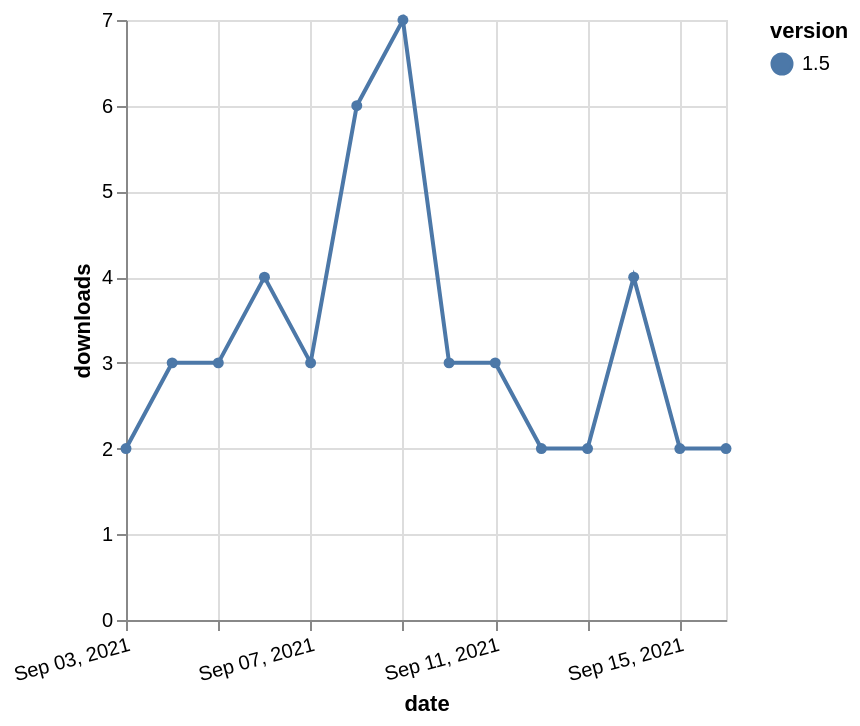

Vega-Lite specification stored for this chart:
### Vega-Lite specification from a JSON file in a GitHub repository (floating-point values rounded to 4 significant figures)
{"$schema": "https://vega.github.io/schema/vega-lite/v5.json", "description": "A simple bar chart with embedded data.", "data": {"values": [{"date": "2021-09-03", "total": 2840, "delta": 2, "version": "1.5"}, {"date": "2021-09-04", "total": 2843, "delta": 3, "version": "1.5"}, {"date": "2021-09-05", "total": 2846, "delta": 3, "version": "1.5"}, {"date": "2021-09-06", "total": 2850, "delta": 4, "version": "1.5"}, {"date": "2021-09-07", "total": 2853, "delta": 3, "version": "1.5"}, {"date": "2021-09-08", "total": 2859, "delta": 6, "version": "1.5"}, {"date": "2021-09-09", "total": 2866, "delta": 7, "version": "1.5"}, {"date": "2021-09-10", "total": 2869, "delta": 3, "version": "1.5"}, {"date": "2021-09-11", "total": 2872, "delta": 3, "version": "1.5"}, {"date": "2021-09-12", "total": 2874, "delta": 2, "version": "1.5"}, {"date": "2021-09-13", "total": 2876, "delta": 2, "version": "1.5"}, {"date": "2021-09-14", "total": 2880, "delta": 4, "version": "1.5"}, {"date": "2021-09-15", "total": 2882, "delta": 2, "version": "1.5"}, {"date": "2021-09-16", "total": 2884, "delta": 2, "version": "1.5"}]}, "width": "container", "mark": {"type": "line", "point": {"filled": true}}, "encoding": {"x": {"field": "date", "type": "temporal", "timeUnit": "yearmonthdate", "title": "date", "axis": {"labelAngle": -15}}, "y": {"field": "delta", "type": "quantitative", "title": "downloads"}, "color": {"field": "version", "type": "nominal"}, "tooltip": {"field": "delta"}}}
